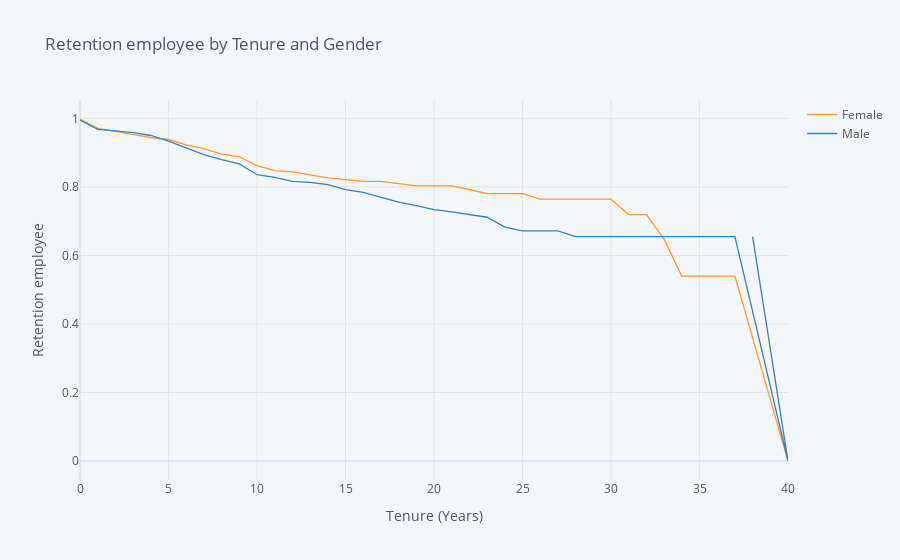

The notebook cell this image was saved under:
### Code cell
rates = survival(data, 'Gender', 'TotalWorkingYears', 'Attrition')

rates.iplot(kind='line', xTitle='Tenure (Years)', yTitle='Retention employee',
            title='Retention employee by Tenure and Gender')

### Figure 1 — Plotly figure (JSON) as saved in the notebook; plotly's stock layout.template omitted (floating-point values rounded to 4 significant figures)
{"data": [{"line": {"color": "rgba(255, 153, 51, 1.0)", "dash": "solid", "shape": "linear", "width": 1.3}, "mode": "lines", "name": "Female", "text": "", "type": "scatter", "x": [0, 1, 2, 3, 4, 5, 6, 7, 8, 9, 10, 11, 12, 13, 14, 15, 16, 17, 18, 19, 20, 21, 22, 23, 24, 25, 26, 27, 28, 29, 30, 31, 32, 33, 34, 35, 36, 37, 40, 38], "y": [0.9983, 0.9709, 0.9622, 0.9532, 0.9441, 0.9384, 0.9225, 0.9117, 0.8957, 0.8881, 0.8625, 0.8477, 0.8438, 0.8352, 0.8262, 0.8215, 0.8163, 0.8163, 0.81, 0.803, 0.803, 0.803, 0.7925, 0.7806, 0.7806, 0.7806, 0.7644, 0.7644, 0.7644, 0.7644, 0.7644, 0.7194, 0.7194, 0.6475, 0.5396, 0.5396, 0.5396, 0.5396, 0, ""]}, {"line": {"color": "rgba(55, 128, 191, 1.0)", "dash": "solid", "shape": "linear", "width": 1.3}, "mode": "lines", "name": "Male", "text": "", "type": "scatter", "x": [0, 1, 2, 3, 4, 5, 6, 7, 8, 9, 10, 11, 12, 13, 14, 15, 16, 17, 18, 19, 20, 21, 22, 23, 24, 25, 26, 27, 28, 29, 30, 31, 32, 33, 34, 35, 36, 37, 40, 38], "y": [0.9955, 0.9682, 0.9635, 0.9587, 0.9501, 0.9335, 0.9143, 0.8946, 0.8799, 0.8674, 0.8357, 0.8277, 0.8165, 0.8134, 0.8067, 0.7921, 0.7841, 0.7707, 0.7558, 0.7452, 0.7338, 0.7275, 0.72, 0.7115, 0.6827, 0.6715, 0.6715, 0.6715, 0.6547, 0.6547, 0.6547, 0.6547, 0.6547, 0.6547, 0.6547, 0.6547, 0.6547, 0.6547, 0, 0.6547]}], "layout": {"autosize": true, "legend": {"bgcolor": "#F5F6F9", "font": {"color": "#4D5663"}}, "paper_bgcolor": "#F5F6F9", "plot_bgcolor": "#F5F6F9", "title": {"font": {"color": "#4D5663"}, "text": "Retention employee by Tenure and Gender"}, "xaxis": {"autorange": true, "gridcolor": "#E1E5ED", "range": [0, 40], "showgrid": true, "tickfont": {"color": "#4D5663"}, "title": {"font": {"color": "#4D5663"}, "text": "Tenure (Years)"}, "type": "linear", "zerolinecolor": "#E1E5ED"}, "yaxis": {"autorange": true, "gridcolor": "#E1E5ED", "range": [-0.05546, 1.054], "showgrid": true, "tickfont": {"color": "#4D5663"}, "title": {"font": {"color": "#4D5663"}, "text": "Retention employee"}, "type": "linear", "zerolinecolor": "#E1E5ED"}}}
